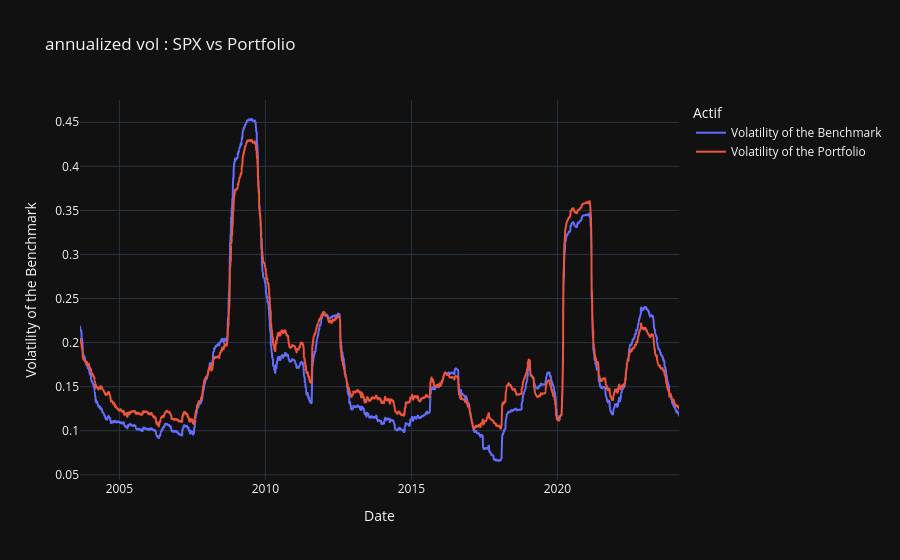

The code cell stored with this chart in its notebook:
### Code cell
import pandas as pd
import numpy as np
import plotly.express as px

df2 = final[["Date", "SPX", "Money"]].copy()
df2["Portfolio"] = df2["Money"]
df2.drop(columns="Money", inplace=True)
df2["Date"] = pd.to_datetime(df2["Date"], dayfirst=True)
df2.set_index("Date", inplace=True)

daily_returns = df2.pct_change()
daily_returns.dropna(inplace=True)

daily_returns["Volatility of the Benchmark"] = daily_returns['SPX'].rolling(window=252).std() * np.sqrt(252)
daily_returns["Volatility of the Portfolio"] = daily_returns['Portfolio'].rolling(window=252).std() * np.sqrt(252)
data_to_plot = daily_returns.dropna()


fig = px.line(data_to_plot,
              x=data_to_plot.index,
              y=["Volatility of the Benchmark", "Volatility of the Portfolio"],
              labels={"value": "Volatility of the Benchmark", "variable": "Actif", "Date": "Date"},
              title="annualized vol : SPX vs Portfolio")

fig.show()

### Figure 1 — Plotly figure (JSON) as saved in the notebook; plotly's stock layout.template omitted (floating-point values rounded to 4 significant figures; data arrays with more than 128 entries replaced by an {"elided": "..."} marker saying what was removed)
{"data": [{"hovertemplate": "Actif=Volatility of the Benchmark<br>Date=%{x}<br>Volatility of the Benchmark=%{y}<extra></extra>", "legendgroup": "Volatility of the Benchmark", "line": {"color": "#636efa", "dash": "solid"}, "marker": {"symbol": "circle"}, "mode": "lines", "name": "Volatility of the Benchmark", "showlegend": true, "x": {"elided": "5351 str values"}, "xaxis": "x", "y": {"elided": "5351 float values"}, "yaxis": "y", "type": "scattergl"}, {"hovertemplate": "Actif=Volatility of the Portfolio<br>Date=%{x}<br>Volatility of the Benchmark=%{y}<extra></extra>", "legendgroup": "Volatility of the Portfolio", "line": {"color": "#EF553B", "dash": "solid"}, "marker": {"symbol": "circle"}, "mode": "lines", "name": "Volatility of the Portfolio", "showlegend": true, "x": {"elided": "5351 str values"}, "xaxis": "x", "y": {"elided": "5351 float values"}, "yaxis": "y", "type": "scattergl"}], "layout": {"xaxis": {"anchor": "y", "domain": [0.0, 1.0], "title": {"text": "Date"}}, "yaxis": {"anchor": "x", "domain": [0.0, 1.0], "title": {"text": "Volatility of the Benchmark"}}, "legend": {"title": {"text": "Actif"}, "tracegroupgap": 0}, "title": {"text": "annualized vol : SPX vs Portfolio"}}}
